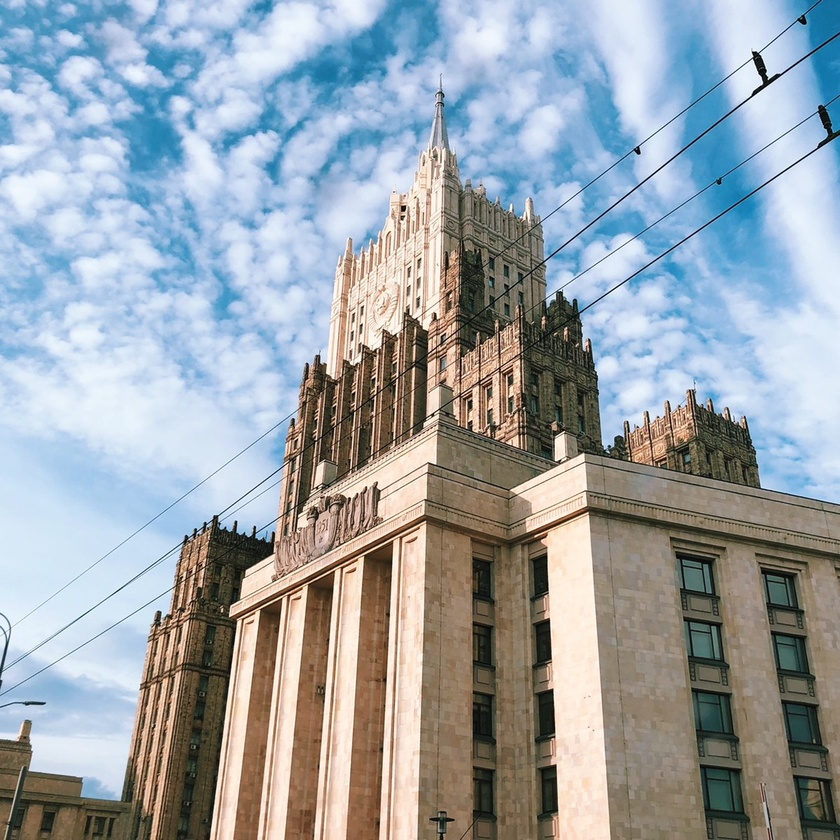
#> input picture Lab_4/dom.jpg, 840 x 840 px, shrunk from 1200 x 1200 before the run
$ python -i task_7.py   (imports and definitions only)
#> lines starting #> are read from the running program, lines starting #| are printed output that depends on the picture; after the words box and inside, x2 and y2 are one past the last pixel; in counts of white or black regions, pixels touching at a corner belong together
#> in start, original is the input picture: shape (840, 840, 3); mean B, G, R 170.7, 163.8, 155.3
### Lab_4/task_5.py
import numpy as np
import cv2


def get_corners(image):
    gray = cv2.cvtColor(image, cv2.COLOR_BGR2GRAY)
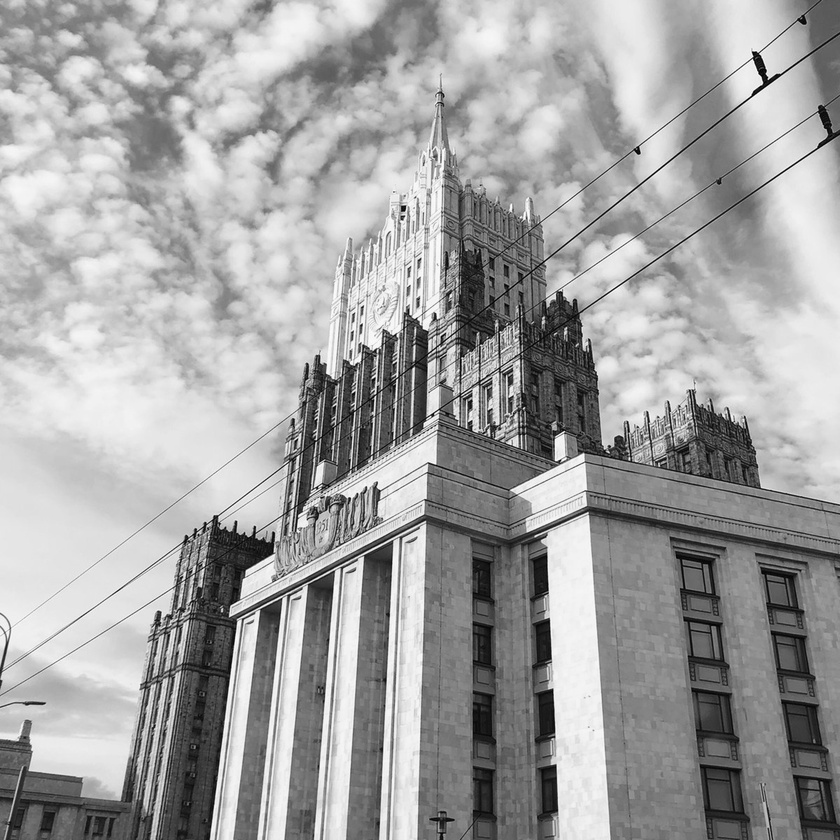
#> gray: shape (840, 840); min 1, max 255, mean 162
    corners = cv2.goodFeaturesToTrack(gray, 200, 0.01, 10, useHarrisDetector=True)
#> corners = 200 rows, first 8: [752, 52], [349, 498], [374, 378], [768, 78], [405, 206], [471, 421], [552, 689], [236, 521]
    # преообразуем в целочисленный массив
    corners = np.int0(corners)
    for corner in corners:
        x, y = corner.ravel()  # считываем координаты
        cv2.circle(image, (x, y), 3, (0, 255, 255), -1)
#> this loop made 200 passes
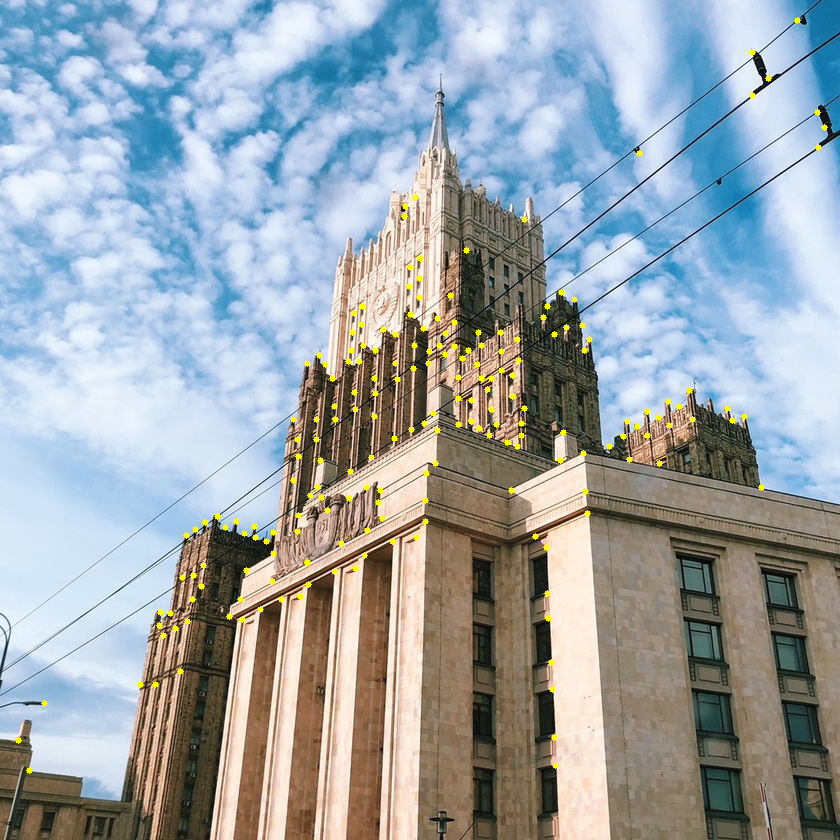
#> image: shape (840, 840, 3); 0.82% of pixels changed, all inside (x1, y1, x2, y2) = (15, 17, 828, 774)
    print(f'Количество углов: {len(corners)}')
#| Количество углов: 200
    return image


# [7 lines left out: function start, not called in this run]

### Lab_4/task_7.py
import numpy as np
import cv2
from task_5 import get_corners


def start():
    original = cv2.imread('dom.jpg')
    # из 5-го задания углы Харриса
    result = get_corners(original)

    # находим контур объекта
    original_0 = cv2.imread('dom.jpg', 0)
#> original_0: shape (840, 840); min 0, max 255, mean 162
    ret, binary = cv2.threshold(original_0, 127, 55, 0)
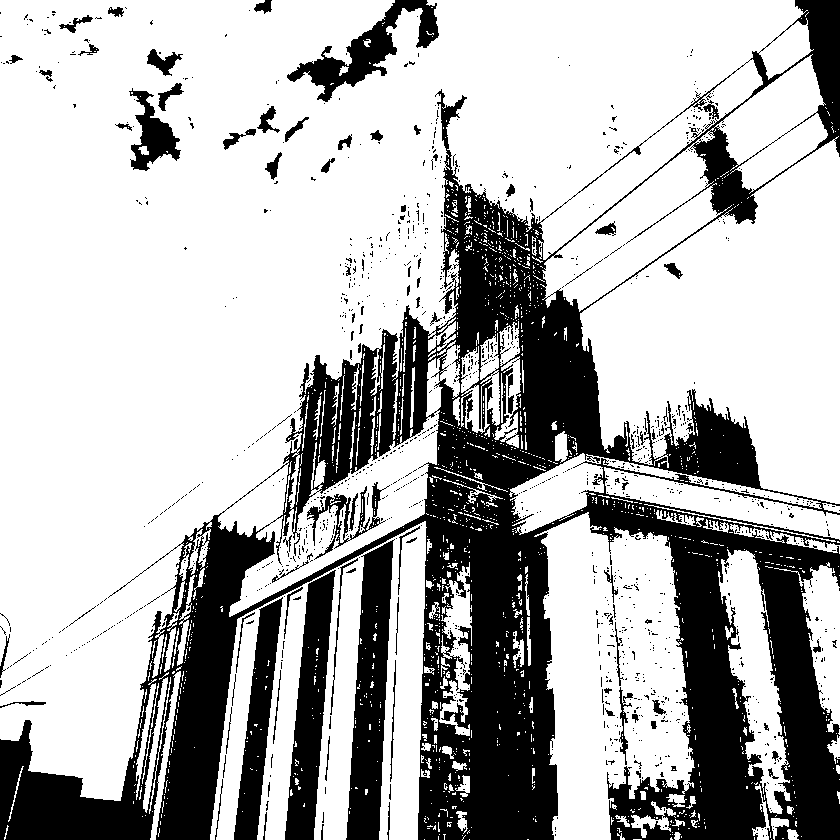
#> binary: shape (840, 840); values 0 (black) and 55 (white), 70.8% white; 1286 black regions (1191 under 20 px)
    contours, hierarchy = cv2.findContours(binary, 1, 2)
#> contours = 3731 contours, 3485 with area under 20; largest, box (x1, y1, x2, y2) and area: (0, 0, 814, 801) 315671, (580, 136, 840, 504) 56684, (534, 512, 695, 840) 35802, (210, 521, 427, 840) 30068, (540, 54, 828, 312) 20282
    cnt = contours[0]
#> cnt = [[771, 839]]
    # находим моменты изображения
    M = cv2.moments(cnt)
#> M = moments, m00 0
#> (the run stopped early here; a loop or call above may not have finished)
